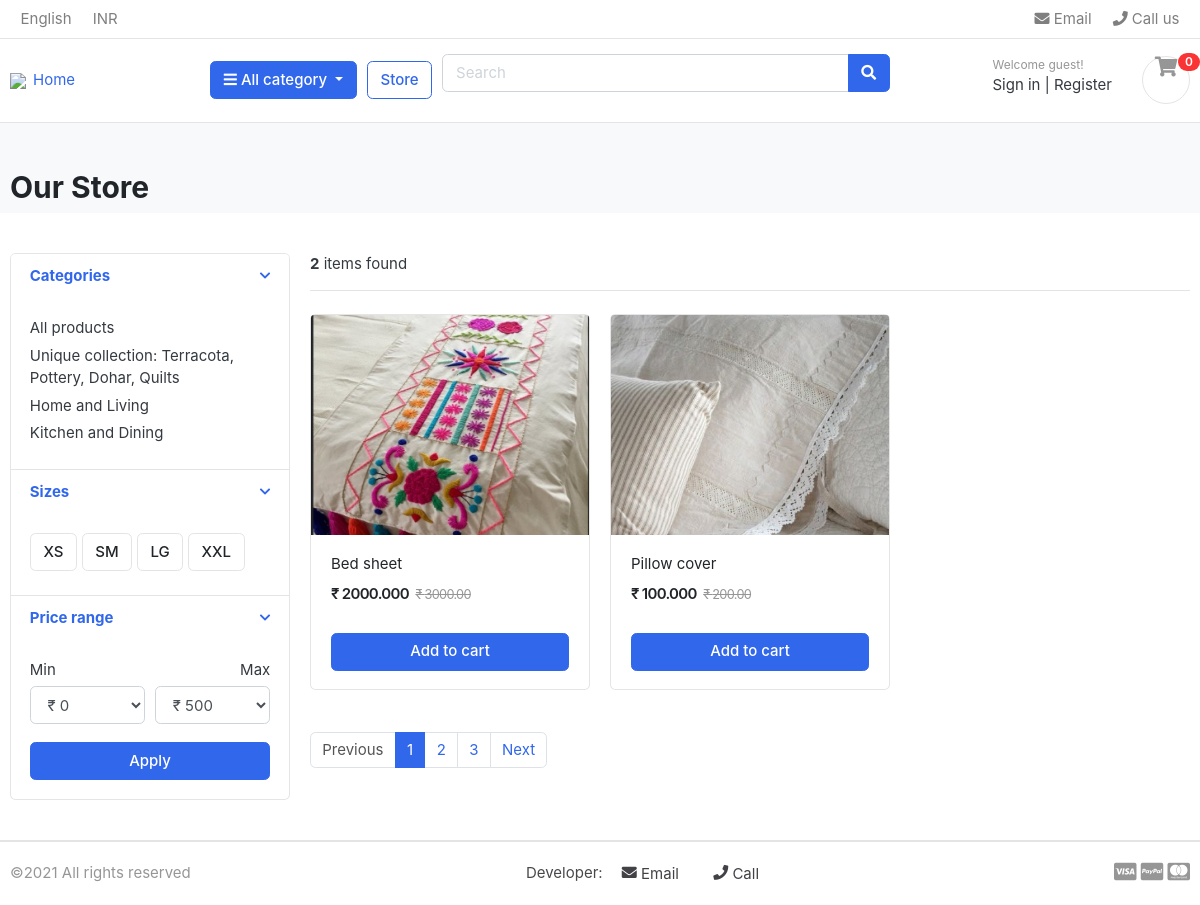
The app's page /shop/home-and-living/ with its own data.
### all_category/models.py (models this page shows, shortened)
class Category(models.Model):
    category_name = models.CharField(max_length=100,unique=True)
    slug = models.SlugField(max_length=100,unique=True)
    category_img = models.ImageField(upload_to="photos/category",blank =True)
    description = models.TextField(max_length=300,blank = True)
    class Meta:
        verbose_name = "category"
        verbose_name_plural = "categories"
    def get_url(self):
        return reverse('products_by_category',args = [self.slug])

### shop/models.py (models this page shows, shortened)
class Product(models.Model):
    items = models.CharField(max_length=120)
    slug = models.SlugField(max_length=100, unique=True)
    price = models.DecimalField(max_digits=10,decimal_places=2)
    discounted_price = models.DecimalField(max_digits=10,decimal_places=3)
    description = models.TextField()
    image = models.ImageField(max_length=300,upload_to="product_images")
    stock = models.IntegerField(default=0)
    is_available = models.BooleanField(default=True)
    category = models.ForeignKey(Category, on_delete=models.CASCADE)
    created_date = models.DateTimeField(auto_now=True)
    modified_date = models.DateTimeField(auto_now=True)

### shop/views.py (the view)
# urls.py: path("",views.shop,name="shop"),
def shop(request,category_slug= None):
    categories = None
    products = None
    if category_slug !=None:
        categories = get_object_or_404(Category,slug = category_slug )
        products = Product.objects.filter(category = categories,is_available = True)
        product_count = products.count()
    else:
        products = Product.objects.all().filter(is_available=True)
        product_count = products.count()
    context = {"products":products,"product_count":product_count}
    return render(request, "shop/shop.html",context)

### all_category/context_processors.py (called while the page is built)
def menu_links(request):
    links = Category.objects.all()
    return dict(links = links)

### shop/templates/shop/shop.html (shortened to what this page needs)
{%extends 'base.html' %} {%load static%} {%block content%}
<section class="section-pagetop bg" style= "height: 5px;">
  <div class="container" style= "height: 5px;">
    <h2 class="title-page">Our Store</h2>
  </div>
</section>
<section class="section-content padding-y">
  <div class="container">
    <div class="row">
      <aside class="col-md-3">
        <div class="card">
          <article class="filter-group">
            <header class="card-header">
              <a
                href="#"
                data-toggle="collapse"
                data-target="#collapse_1"
                aria-expanded="true"
                class=""
              >
                <i class="icon-control fa fa-chevron-down"></i>
                <h6 class="title">Categories</h6>
              </a>
            </header>
            <div class="filter-content collapse show" id="collapse_1" >
              <div class="card-body">
                <ul class="list-menu">
                  <li><a href="{% url 'shop' %}">All products </a></li>
                  {% for category in links %}
                  <li><a href="{{category.get_url }}">{{category.category_name}} </a></li>
                  {%endfor%}
                </ul>
              </div>
            </div>
          </article>
          <article class="filter-group">
            <header class="card-header">
              <a
                href="#"
                data-toggle="collapse"
                data-target="#collapse_4"
                aria-expanded="true"
                class=""
              >
                <i class="icon-control fa fa-chevron-down"></i>
                <h6 class="title">Sizes</h6>
              </a>
            </header>
            <div class="filter-content collapse show" id="collapse_4" >
              <div class="card-body">
                <label class="checkbox-btn">
                  <span class="btn btn-light"> XS </span>
                </label>
                <label class="checkbox-btn">
                  <span class="btn btn-light"> SM </span>
                </label>
                <label class="checkbox-btn">
                  <span class="btn btn-light"> LG </span>
                </label>
                <label class="checkbox-btn">
                  <span class="btn btn-light"> XXL </span>
                </label>
              </div>
            </div>
          </article>
          <article class="filter-group">
            <header class="card-header">
              <a
                href="#"
                data-toggle="collapse"
                data-target="#collapse_3"
                aria-expanded="true"
                class=""
              >
                <i class="icon-control fa fa-chevron-down"></i>
                <h6 class="title">Price range</h6>
              </a>
            </header>
            <div class="filter-content collapse show" id="collapse_3" >
              <div class="card-body">
                <div class="form-row">
                  <div class="form-group col-md-6">
                    <label>Min</label>
                    <select class="mr-2 form-control">
                      <option value="0">&#8377 0</option>
                    </select>
                  </div>
                  <div class="form-group text-right col-md-6">
                    <label>Max</label>
                    <select class="mr-2 form-control">
                      <option value="50">&#8377 500</option>
                    </select>
                  </div>
                </div>
                <button class="btn btn-block btn-primary">Apply</button>
              </div>
            </div>
          </article>
        </div>
      </aside>
      <main class="col-md-9">
        <header class="border-bottom mb-4 pb-3">
          <div class="form-inline">
            <span class="mr-md-auto"> <b>{{product_count}}</b> items found  </span>
          </div>
        </header>
        <div class="row">
          {%for product in products%}
          <div class="col-md-4">
            <figure class="card card-product-grid">
              <div class="img-wrap">
                <img style="width: 100%;" src="{{product.image.url}}" />
              </div>
              <figcaption class="info-wrap">
                <div class="fix-height">
                  <a href="./product-detail.html" class="title"
                    >{{product.items}}</a
                  >
                  <div class="price-wrap mt-2">
                    <span class="price">&#8377 {{product.discounted_price}}</span>
                    <del class="price-old">&#8377 {{product.price}}</del>
                  </div>
                </div>
                <a href="#" class="btn btn-block btn-primary">Add to cart </a>
              </figcaption>
            </figure>
          </div>
          {%endfor%}
        </div>
        <nav class="mt-4" aria-label="Page navigation sample">
          <ul class="pagination">
            <li class="page-item disabled">
              <a class="page-link" href="#">Previous</a>
            </li>
            <li class="page-item active">
              <a class="page-link" href="#">1</a>
            </li>
            <li class="page-item"><a class="page-link" href="#">2</a></li>
            <li class="page-item"><a class="page-link" href="#">3</a></li>
            <li class="page-item"><a class="page-link" href="#">Next</a></li>
          </ul>
        </nav>
      </main>
    </div>
  </div>
</section>
{%endblock%}

### shop/static/css/ui.css (style rules this page uses)
html { font-family: "Inter", sans-serif; font-size: 15px; }
.img-wrap { text-align: center; display: block; }
.img-wrap img { max-width: 100%; }
.price-wrap { letter-spacing: -0.7px; }
.padding-y { padding-top: 40px; padding-bottom: 40px; }
figure { margin-bottom: 0; }
article:after, .form-group:after { display: block; clear: both; content: ""; }
.bg { background-color: #f8f9fa; }
.title-page { color: #212529; }
.btn-light { background-color: #fff; border-color: #e4e4e4; }
[class*=list-] li:after { visibility: hidden; display: block; content: ""; overflow: hidden; height: 0; clear: both; }
.list-menu { list-style: none; margin: 0; padding-left: 0; }
.list-menu li { margin-bottom: 5px; }
.list-menu a { color: #343a40; }
[class*=card-product] a.title { color: #212529; display: block; }
[class*=card-product] .img-wrap { overflow: hidden; position: relative; }
[class*=card-product] .img-wrap img { height: 100%; max-width: 100%; width: auto; display: inline-block; -o-object-fit: cover; object-fit: cover; }
.card-product-grid { margin-bottom: 20px; }
.card-product-grid .img-wrap { border-radius: 0.2rem 0.2rem 0 0; height: 220px; }
.card-product-grid .info-wrap { overflow: hidden; padding: 18px 20px; }
.card-product-grid .fix-height { height: 80px; overflow: hidden; }
.card .img-wrap { overflow: hidden; }
.price { font-weight: 600; color: #212529; }
.price-old { color: #969696; margin-left: 3px; font-size: 85%; }
.icon-control { margin-top: 5px; float: right; font-size: 80%; }
.card-header .title { margin-bottom: 0; line-height: 1.5; }
.filter-group { border-bottom: 1px solid #e4e4e4; }
.filter-group .card-header { border-bottom: 0; }
.filter-group:last-child { border-bottom: 0; }
.checkbox-btn { position: relative; }
.section-pagetop { padding: 45px 0; }

### records on screen
Category: category_name "Unique collection: Terracota, Pottery, Dohar, Quilts"
Category: category_name "Home and Living"
Category: category_name "Kitchen and Dining"
Product: image (picture), items "Bed sheet", discounted_price "2000.000", price "3000.00"
Product: image (picture), items "Pillow cover", discounted_price "100.000", price "200.00"

### other values on screen
{{ product_count }} "2"
